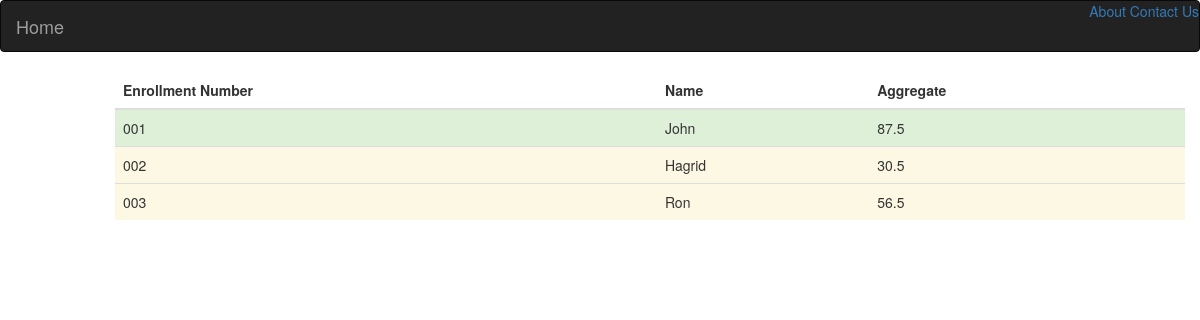
/record/, run on an earlier commit of the app's database.
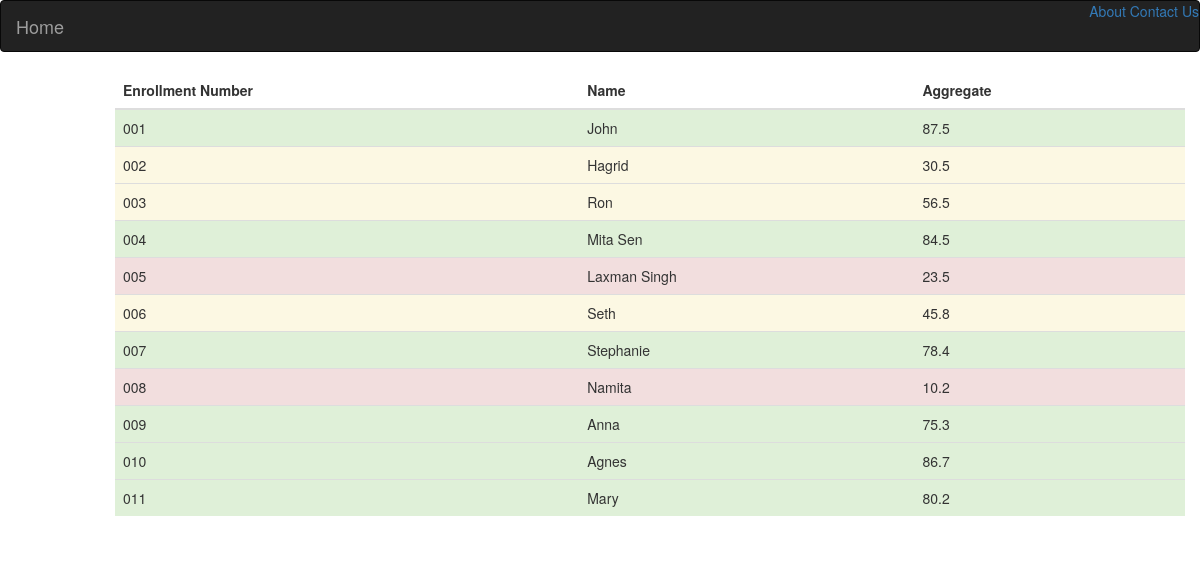
And on a later commit of the database.
### list/models.py (models this page shows, shortened)
class Student(models.Model):
    name = models.CharField(max_length=1000)
    roll_num = models.CharField(max_length=1000,primary_key=True)
    aggregate = models.FloatField(default=None)

### list/views.py (the view)
# urls.py: url(r'^record/$',views.RecordView,name='record'),
def RecordView(request):
    template_name='list/record.html'
    all_students = Student.objects.all().order_by('roll_num')
    context={'all_students':all_students}
    return render(request,template_name,context)

### list/templatetags/set_var.py (called while the page is built)
def set_var(parser, token):
    parts = token.split_contents()
    if len(parts) < 4:
        raise template.TemplateSyntaxError("'set' tag must be of the form:  {% set <var_name>  = <var_value> %}")
    return SetVarNode(parts[1], parts[3])

    def render(self, context):
        try:
            value = template.Variable(self.var_value).resolve(context)
        except template.VariableDoesNotExist:
            value = ""
        context[self.var_name] = value
        return u""

### list/templates/list/record.html (shortened to what this page needs)
{% extends 'list/base_template.html' %}
{% load set_var %}
{% block body %}
    {%if all_students%}
        <div class="container-fluid col-md-offset-1">
            <table class="table table-striped">
                <thead>
                    <tr>
                        <th>Enrollment Number</th>
                        <th>Name</th>
                        <th>Aggregate</th>
                    </tr>
                </thead>
                <tbody>
                    {% for stud in all_students %}
                        {% if stud.aggregate <= 30 %}
                            {% set tr_class = "danger" %}
                        {% elif stud.aggregate <= 60 %}
                            {% set tr_class = "warning" %}
                        {% elif stud.aggregate <= 100 %}
                            {% set tr_class = "success" %}
                        {% endif %}
                        <tr class={{tr_class}}>
                        <td>{{stud.roll_num}}</td>
                        <td>{{stud.name}}</td>
                        <td>{{stud.aggregate}}</td>
                        </tr>
                    {% endfor %}
                </tbody>
            </table>
        </div>
    {%else%}
        <h3>Sorry no records to display</h3>
    {%endif%}
{% endblock %}

### list/templates/list/base_template.html (shortened to what this page needs)
<!DOCTYPE html>
<html lang="en">
<head>
  <link rel="stylesheet" href="http://maxcdn.bootstrapcdn.com/bootstrap/3.3.6/css/bootstrap.min.css">
</head>
<body>
    <nav class="navbar navbar-inverse" role="navigation">
        <div class="navbar-header">
            <a href="{% url 'list:home' %}" class="navbar-brand">Home</a>
        </div>
        <div class="pull-right">
            <a href="{% url 'list:about'%}">About </a>
            <a href="{% url 'list:contact' %}">Contact Us</a>
        </div>
    </nav>
    {% block body %}
    {% endblock %}
</body>
</html>

What changed in the data, as far as the page shows it:
added Student: roll_num "004", name "Mita Sen", aggregate "84.5"
added Student: roll_num "005", name "Laxman Singh", aggregate "23.5"
added Student: roll_num "006", name "Seth", aggregate "45.8"
added Student: roll_num "007", name "Stephanie", aggregate "78.4"
added Student: roll_num "008", name "Namita", aggregate "10.2"
added Student: roll_num "009", name "Anna", aggregate "75.3"
added Student: roll_num "010", name "Agnes", aggregate "86.7"
added Student: roll_num "011", name "Mary", aggregate "80.2"
